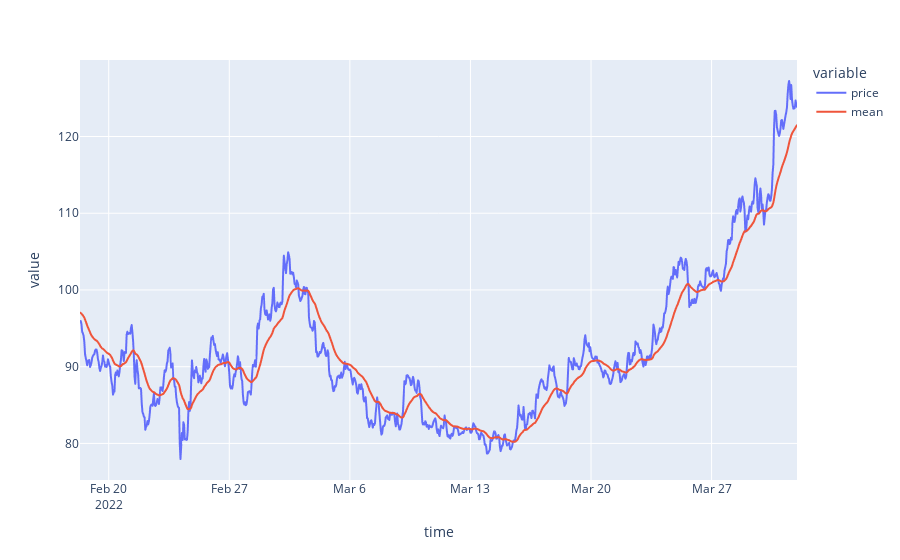

Notebook source saved alongside this figure:
### Code cell
x_new = [price_data_hourly['price'].iloc[0]]
for i in range(len(price_data_hourly) - 1):
    price = price_data_hourly['price'].iloc[i+1]
    x_new.append(ss.exponential_moving_average(price, x_new[-1], 0.05))

price_data_hourly['mean'] = x_new
fig = px.line(price_data_hourly[-1000:], y=["price", 'mean'])
fig.show()

### Figure 1 — Plotly figure (JSON) as saved in the notebook; plotly's stock layout.template omitted (floating-point values rounded to 4 significant figures; data arrays with more than 128 entries replaced by an {"elided": "..."} marker saying what was removed)
{"data": [{"hovertemplate": "variable=price<br>time=%{x}<br>value=%{y}<extra></extra>", "legendgroup": "price", "line": {"color": "#636efa", "dash": "solid"}, "marker": {"symbol": "circle"}, "mode": "lines", "name": "price", "showlegend": true, "type": "scattergl", "x": {"elided": "1000 str values"}, "xaxis": "x", "y": {"elided": "1000 float values"}, "yaxis": "y"}, {"hovertemplate": "variable=mean<br>time=%{x}<br>value=%{y}<extra></extra>", "legendgroup": "mean", "line": {"color": "#EF553B", "dash": "solid"}, "marker": {"symbol": "circle"}, "mode": "lines", "name": "mean", "showlegend": true, "type": "scattergl", "x": {"elided": "1000 str values"}, "xaxis": "x", "y": {"elided": "1000 float values"}, "yaxis": "y"}], "layout": {"legend": {"title": {"text": "variable"}, "tracegroupgap": 0}, "margin": {"t": 60}, "xaxis": {"anchor": "y", "domain": [0, 1], "title": {"text": "time"}}, "yaxis": {"anchor": "x", "domain": [0, 1], "title": {"text": "value"}}}}
